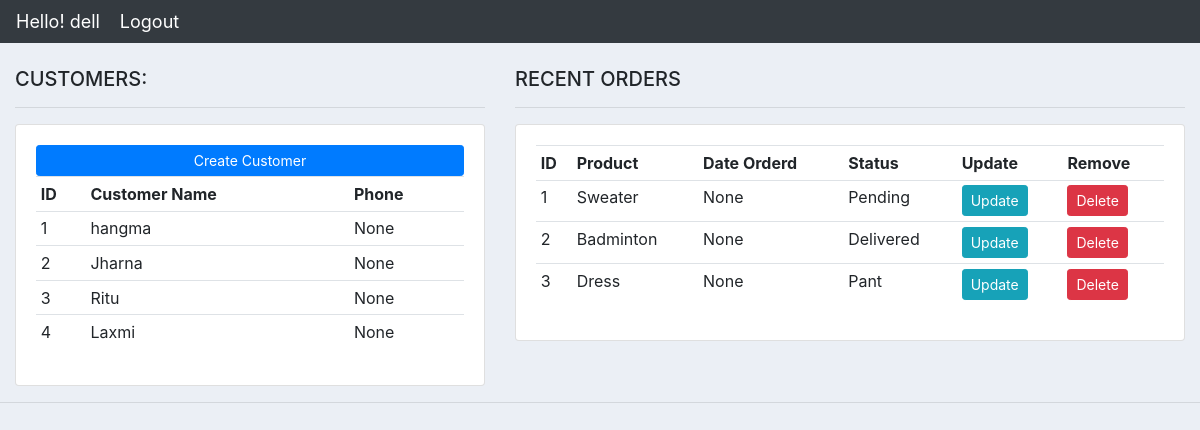
Screenshot of / (signed in) with the database file from the repository.
### Accounts/models.py (models this page shows, shortened)
class Customer(models.Model):
	user = models.OneToOneField(User, on_delete = models.CASCADE)
	name = models.CharField(max_length = 100, null = True)
	phone = models.CharField(max_length = 100, null = True)
	email = models.EmailField()
	date_created = models.DateTimeField(auto_now_add = True)

class Order(models.Model):
	STATUS = (
			('Pending','Pending'),
			('Out for Delivered','Out for Delivered'),
			('Delivered','Delivered'),
		)
	customer = models.ForeignKey(Customer, on_delete = models.SET_NULL, null = True)
	product = models.ForeignKey(Product, on_delete = models.SET_NULL, null = True)
	date_created = models.DateTimeField(auto_now_add = True, null = True)
	status = models.CharField(max_length = 100, null = True, choices= STATUS)
	note = models.CharField(max_length = 200, null = True)

class Product(models.Model):
	CATEGORY = (
			('Indoor','Indoor'),
			('Outdoor','Outdoor'),
		)
	name = models.CharField(max_length = 100, null = True)
	price = models.FloatField(null = True)
	category = models.CharField(max_length = 50,null = True, choices = CATEGORY)
	description = models.CharField(max_length = 200, null = True, blank = True)
	date_created = models.DateTimeField(auto_now_add = True)
	tags = models.ManyToManyField(Tag)
	def __str__(self):
		return self.name

### Accounts/decorators.py (the view)
	def wrapper_func(request, *args, **kwargs):
		group = None
		if request.user.groups.exists():
			group = request.user.groups.all()[0].name
		if group == "admin":
			return view_func(request, *args, **kwargs)
		elif group == "customer":
			return redirect('user_page')

### Accounts/views.py (called while the page is built)
@admin_only
def homePage(request):
	orders = Order.objects.all()
	customers = Customer.objects.all()
	total_customers = customers.count()
	total_orders = orders.count()
	delivered = orders.filter(status = "Delivered").count()
	pending = orders.filter(status = "Pending").count()
	context = {'orders':orders,'customers':customers,'total_orders':total_orders,
	'total_customers':total_customers,'delivered':delivered,'pending':pending}
	return render(request,'accounts/dashboard.html', context)

### Accounts/templates/accounts/dashboard.html
{% extends 'accounts/main.html' %}
{% block content %}
<br>
<div class="row">
	<div class="col-md-5">
		<h5>CUSTOMERS:</h5>
		<hr>
		<div class="card card-body">
			<a class="btn btn-primary  btn-sm btn-block" href="">Create Customer</a>
			<table class="table table-sm">
				<tr>
					<th>ID</th>
					<th>Customer Name</th>
					<th>Phone</th>
				</tr>
				{% for customer in customers %}
				<tr>
					<td>{{customer.id}}</td>
					<td>{{customer.name}}</td>
					<td>{{customer.phone}}</td>
				</tr>
				{% endfor %}
			</table>
		</div>
	</div>
	<div class="col-md-7">
		<h5>RECENT ORDERS</h5>
		<hr>
		<div class="card card-body">
			<table class="table table-sm">
				<tr>
					<th> ID </th>
					<th>Product</th>
					<th>Date Orderd</th>
					<th>Status</th>
					<th>Update</th>
					<th>Remove</th>
				</tr>
					{% for order in orders %}
					<tr>
						<td>{{order.id}}</td>
						<td>{{order.product}}</td>
						<td>{{order.date_created}}</td>
						<td>{{order.status}}</td>
						<td><a class="btn btn-sm btn-info"
							href="{% url 'update_order' order.pk %}">Update</a></td>
						<td><a class="btn btn-sm btn-danger"
							href="{% url 'delete_order' order.pk %}">Delete</a></td>
					</tr>
					{% endfor %}
			</table>
		</div>
	</div>
</div>
{% endblock %}

### Accounts/templates/accounts/main.html (shortened to what this page needs)
{% load static %}
<!DOCTYPE html>
<html>
<head>
	<link rel="stylesheet" href="https://stackpath.bootstrapcdn.com/bootstrap/4.3.1/css/bootstrap.min.css">
	<link rel="stylesheet" type="text/css" href="{% static '/css/main.css'%}">
</head>
<body>
	{% include 'accounts/navbar.html' %}
	<div class="container-fluid">
		{% block content %}
		{% endblock %}
    </div>
	<hr>
</body>
</html>

### Accounts/templates/accounts/navbar.html (shortened to what this page needs)
{% load static %}
<nav class="navbar navbar-expand-lg navbar-dark bg-dark">
  <span class="hello-msg">Hello! {{request.user}} </span>
  <span ><a  class="hello-msg" href="{% url 'logout' %}">Logout</a></span>
</nav>

### static/css/main.css (style rules this page uses)
body { background-color: #ebeff5; }

### Accounts/templates/accounts/navbar.html (style rules this page uses)
.hello-msg { font-size: 18px; color: #fff; margin-right: 20px; }

### rows the page displays
Customer: id "1", name "hangma", phone "None"
Customer: id "2", name "Jharna", phone "None"
Customer: id "3", name "Ritu", phone "None"
Customer: id "4", name "Laxmi", phone "None"
Order: id "1", product "Sweater", date_created "None", status "Pending"
Order: id "2", product "Badminton", date_created "None", status "Delivered"
Order: id "3", product "Dress", date_created "None", status "Pant"

### other values shown
{{ request.user }} "dell"
